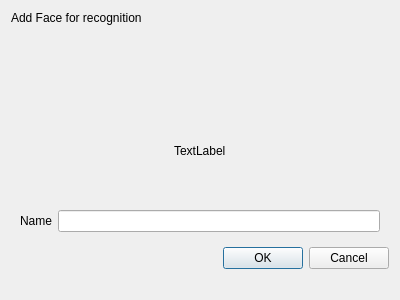
<?xml version="1.0" encoding="UTF-8"?>
<ui version="4.0">
 <class>registerFaceDialog</class>
 <widget class="QDialog" name="registerFaceDialog">
  <property name="geometry">
   <rect>
    <x>0</x>
    <y>0</y>
    <width>400</width>
    <height>300</height>
   </rect>
  </property>
  <property name="windowTitle">
   <string>Dialog</string>
  </property>
  <layout class="QVBoxLayout" name="verticalLayout">
   <item>
    <layout class="QHBoxLayout" name="horizontalLayout_3">
     <item alignment="Qt::AlignTop">
      <widget class="QLabel" name="label_2">
       <property name="sizePolicy">
        <sizepolicy hsizetype="Preferred" vsizetype="Maximum">
         <horstretch>0</horstretch>
         <verstretch>0</verstretch>
        </sizepolicy>
       </property>
       <property name="text">
        <string>Add Face for recognition</string>
       </property>
      </widget>
     </item>
    </layout>
   </item>
   <item>
    <layout class="QHBoxLayout" name="horizontalLayout_4">
     <item alignment="Qt::AlignHCenter">
      <widget class="QLabel" name="imageLabel">
       <property name="text">
        <string>TextLabel</string>
       </property>
      </widget>
     </item>
    </layout>
   </item>
   <item>
    <widget class="QWidget" name="formWidget" native="true">
     <property name="sizePolicy">
      <sizepolicy hsizetype="Preferred" vsizetype="Maximum">
       <horstretch>0</horstretch>
       <verstretch>0</verstretch>
      </sizepolicy>
     </property>
     <layout class="QFormLayout" name="formLayout">
      <item row="0" column="0">
       <widget class="QLabel" name="label">
        <property name="text">
         <string>Name</string>
        </property>
       </widget>
      </item>
      <item row="0" column="1">
       <widget class="QLineEdit" name="nameFace"/>
      </item>
     </layout>
    </widget>
   </item>
   <item>
    <widget class="QDialogButtonBox" name="buttonBox">
     <property name="orientation">
      <enum>Qt::Horizontal</enum>
     </property>
     <property name="standardButtons">
      <set>QDialogButtonBox::Cancel|QDialogButtonBox::Ok</set>
     </property>
    </widget>
   </item>
   <item>
    <layout class="QHBoxLayout" name="horizontalLayout">
     <item alignment="Qt::AlignRight">
      <widget class="QLabel" name="statusLabel">
       <property name="sizePolicy">
        <sizepolicy hsizetype="Maximum" vsizetype="Maximum">
         <horstretch>0</horstretch>
         <verstretch>0</verstretch>
        </sizepolicy>
       </property>
       <property name="text">
        <string/>
       </property>
      </widget>
     </item>
    </layout>
   </item>
  </layout>
 </widget>
 <resources/>
 <connections>
  <connection>
   <sender>buttonBox</sender>
   <signal>accepted()</signal>
   <receiver>registerFaceDialog</receiver>
   <slot>accept()</slot>
   <hints>
    <hint type="sourcelabel">
     <x>248</x>
     <y>254</y>
    </hint>
    <hint type="destinationlabel">
     <x>157</x>
     <y>274</y>
    </hint>
   </hints>
  </connection>
  <connection>
   <sender>buttonBox</sender>
   <signal>rejected()</signal>
   <receiver>registerFaceDialog</receiver>
   <slot>reject()</slot>
   <hints>
    <hint type="sourcelabel">
     <x>316</x>
     <y>260</y>
    </hint>
    <hint type="destinationlabel">
     <x>286</x>
     <y>274</y>
    </hint>
   </hints>
  </connection>
 </connections>
</ui>
